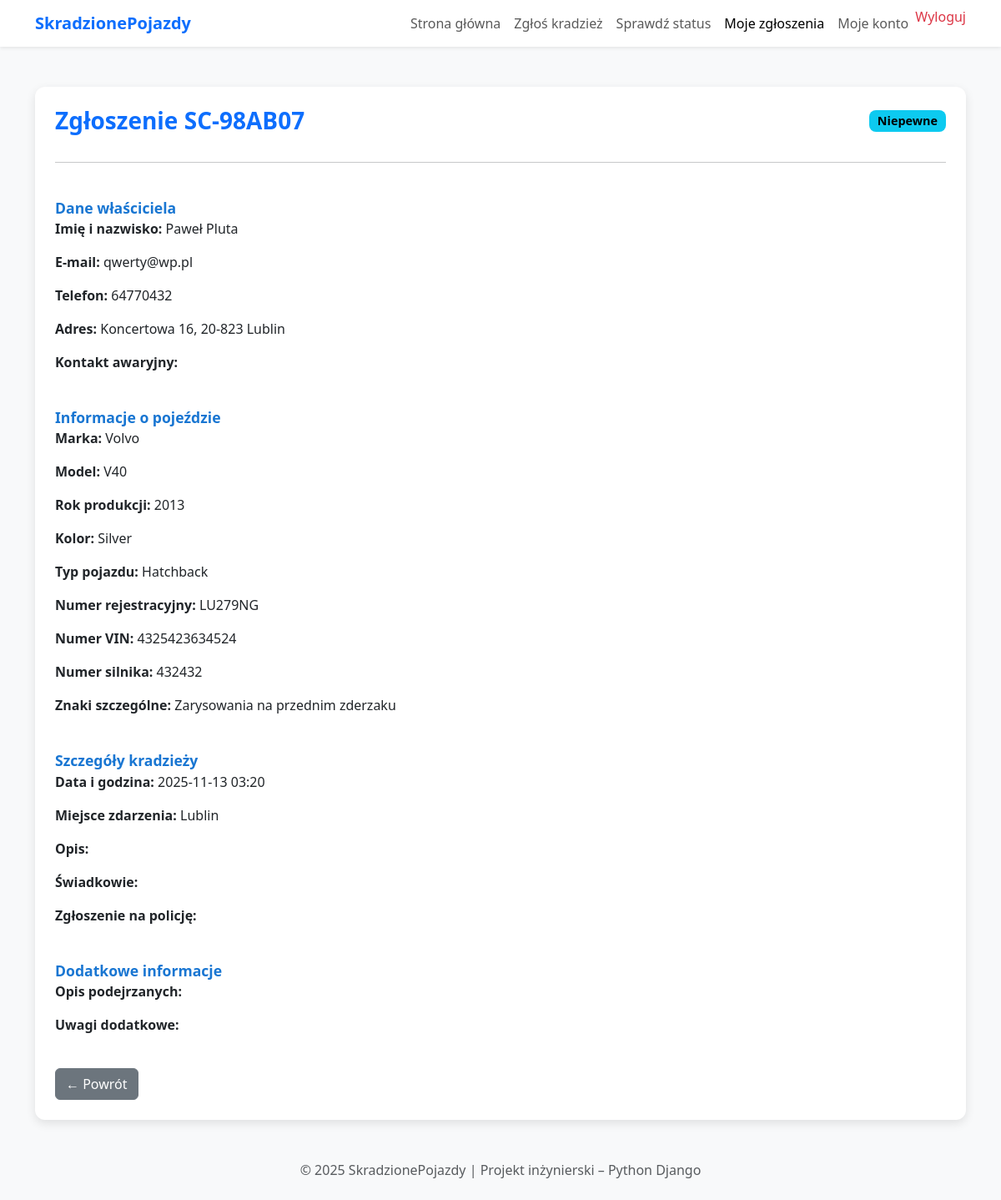
Screenshot of /zgloszenie/5ee93444-93e1-4f06-a4c2-1fcbe7aee909/ (signed in) with the database file from the repository.
### reports/models.py (models this page shows, shortened)
class Report(models.Model):
    class Meta:
        verbose_name = "Zgłoszenie"
        verbose_name_plural = "Zgłoszenia"
    class Status(models.TextChoices):
        NEW = "NEW", "Oczekujące"
        ANALYSIS = "ANALYSIS", "W trakcie analizy"
        MATCHED = "MATCHED", "Dopasowano"
        UNCERTAIN = "UNCERTAIN", "Niepewne"
        UNMATCHED = "UNMATCHED", "Brak dopasowania"
        CLOSED = "CLOSED", "Zamknięte"
    id = models.UUIDField(primary_key=True, default=uuid.uuid4, editable=False)
    ticket_number = models.CharField(max_length=20, unique=True, editable=False)
    owner_first_name = models.CharField(max_length=50)
    owner_last_name = models.CharField(max_length=80)
    owner_email = models.EmailField()
    owner_phone = models.CharField(max_length=32, blank=True)
    owner_address_street = models.CharField(max_length=100, blank=True)
    owner_address_city = models.CharField(max_length=50, blank=True)
    owner_address_postcode = models.CharField(max_length=10, blank=True)
    emergency_contact = models.CharField(max_length=100, blank=True)
    vehicle_make = models.CharField(max_length=50, blank=True)
    vehicle_model = models.CharField(max_length=50, blank=True)
    production_year = models.PositiveIntegerField(blank=True, null=True)
    vehicle_color = models.CharField(max_length=30, blank=True)
    vehicle_type = models.CharField(max_length=50, blank=True)
    vehicle_plate = models.CharField(max_length=16)
    vehicle_vin = models.CharField(max_length=50, blank=True)
    engine_number = models.CharField(max_length=50, blank=True)
    special_marks = models.TextField(blank=True)
    theft_datetime = models.DateTimeField()
    theft_place = models.CharField(max_length=200)
    description = models.TextField(blank=True)
    witness_info = models.TextField(blank=True)
    police_report_details = models.TextField(blank=True)
    photo = models.ImageField(upload_to="reports_photos/", blank=True, null=True)
    video = models.FileField(upload_to="reports_videos/", blank=True, null=True)
    suspect_description = models.TextField(blank=True)
    additional_notes = models.TextField(blank=True)
    formal_consent = models.BooleanField(default=False)
    vehicle_plate_detected = models.CharField(max_length=16, blank=True, null=True)
    status = models.CharField(max_length=16, choices=Status.choices, default=Status.NEW)
    created_by = models.ForeignKey(User, null=True, blank=True, on_delete=models.SET_NULL, related_name="reports")
    created_at = models.DateTimeField(auto_now_add=True)

### reports/views.py (the view)
# urls.py: path("zgloszenie/<uuid:pk>/", views.ReportDetailView.as_view(), name="report_detail"),  # Szczegóły zgłoszenia
class ReportDetailView(DetailView):
    model = Report
    template_name = "reports/report_detail.html"
    context_object_name = "report"
    def get_context_data(self, **kwargs):
        context = super().get_context_data(**kwargs)
        report = self.get_object()
        evidences = Evidence.objects.filter(matched_report=report).order_by("-created_at")
        context["evidences"] = evidences
        return context

### reports/templates/reports/report_detail.html (shortened to what this page needs)
<!DOCTYPE html>
<html lang="pl">
<head>
  <link href="https://cdn.jsdelivr.net/npm/bootstrap@5.3.3/dist/css/bootstrap.min.css" rel="stylesheet">
</head>
<body>
<nav class="navbar navbar-expand-lg navbar-light bg-white shadow-sm">
  <div class="container">
    <a class="navbar-brand fw-bold text-primary" href="/">SkradzionePojazdy</a>
    <div class="collapse navbar-collapse justify-content-end" id="navbarNav">
      <ul class="navbar-nav">
        <li class="nav-item"><a class="nav-link" href="/">Strona główna</a></li>
        <li class="nav-item"><a class="nav-link" href="{% url 'report_create' %}">Zgłoś kradzież</a></li>
        <li class="nav-item"><a class="nav-link" href="{% url 'status_lookup' %}">Sprawdź status</a></li>
        <li class="nav-item"><a class="nav-link active" href="{% url 'my_reports' %}">Moje zgłoszenia</a></li>
        {% if user.is_authenticated %}
            <li class="nav-item"><a class="nav-link" href="{% url 'accounts_profile' %}">Moje konto</a></li>
          <li class="nav-item">
            <form action="{% url 'logout' %}" method="post" style="display:inline;">
              <button type="submit" class="btn btn-link nav-link text-danger" style="padding:0; border:none; background:none;">Wyloguj</button>
            </form>
          </li>
        {% else %}
          <li class="nav-item"><a class="nav-link" href="{% url 'login' %}">Logowanie</a></li>
          <li class="nav-item"><a class="btn btn-primary ms-2" href="{% url 'register' %}">Rejestracja</a></li>
        {% endif %}
      </ul>
    </div>
  </div>
</nav>
<div class="container my-5">
  <div class="card p-4">
    <div class="d-flex justify-content-between align-items-center mb-3">
      <h3 class="fw-bold text-primary mb-0">Zgłoszenie {{ report.ticket_number }}</h3>
      <span class="badge badge-status status-{{ report.status }}">
        {{ report.get_status_display }}
      </span>
    </div>
    <hr>
    <div class="section-title">Dane właściciela</div>
    <p><strong>Imię i nazwisko:</strong> {{ report.owner_first_name }} {{ report.owner_last_name }}</p>
    <p><strong>E-mail:</strong> {{ report.owner_email }}</p>
    <p><strong>Telefon:</strong> {{ report.owner_phone }}</p>
    <p><strong>Adres:</strong> {{ report.owner_address_street }}, {{ report.owner_address_postcode }} {{ report.owner_address_city }}</p>
    <p><strong>Kontakt awaryjny:</strong> {{ report.emergency_contact }}</p>
    <div class="section-title">Informacje o pojeździe</div>
    <p><strong>Marka:</strong> {{ report.vehicle_make }}</p>
    <p><strong>Model:</strong> {{ report.vehicle_model }}</p>
    <p><strong>Rok produkcji:</strong> {{ report.production_year }}</p>
    <p><strong>Kolor:</strong> {{ report.vehicle_color }}</p>
    <p><strong>Typ pojazdu:</strong> {{ report.vehicle_type }}</p>
    <p><strong>Numer rejestracyjny:</strong> {{ report.vehicle_plate }}</p>
    <p><strong>Numer VIN:</strong> {{ report.vehicle_vin }}</p>
    <p><strong>Numer silnika:</strong> {{ report.engine_number }}</p>
    <p><strong>Znaki szczególne:</strong> {{ report.special_marks }}</p>
    <div class="section-title">Szczegóły kradzieży</div>
    <p><strong>Data i godzina:</strong> {{ report.theft_datetime|date:"Y-m-d H:i" }}</p>
    <p><strong>Miejsce zdarzenia:</strong> {{ report.theft_place }}</p>
    <p><strong>Opis:</strong> {{ report.description }}</p>
    <p><strong>Świadkowie:</strong> {{ report.witness_info }}</p>
    <p><strong>Zgłoszenie na policję:</strong> {{ report.police_report_details }}</p>
    <div class="section-title">Dodatkowe informacje</div>
    <p><strong>Opis podejrzanych:</strong> {{ report.suspect_description }}</p>
    <p><strong>Uwagi dodatkowe:</strong> {{ report.additional_notes }}</p>
    <div class="mt-4 d-flex justify-content-between">
      <a href="{% url 'my_reports' %}" class="btn btn-secondary">← Powrót</a>
    </div>
  </div>
</div>
<footer class="text-center mt-5 mb-4 text-muted">
  © 2025 SkradzionePojazdy | Projekt inżynierski – Python Django
</footer>
</body>
</html>

### reports/templates/reports/report_detail.html (style rules this page uses)
body { background-color: #f8f9fa; font-family: "Segoe UI", Arial, sans-serif; }
.card { border: none; border-radius: 12px; box-shadow: 0 4px 12px rgba(0,0,0,0.1); }
.badge-status { font-size: 0.9rem; padding: 6px 10px; border-radius: 8px; }
.status-UNCERTAIN { background-color: #0dcaf0; color: #000; }
.section-title { font-size: 1.1rem; font-weight: 600; color: #1976d2; margin-top: 25px; }

### rows the page displays
Report: ticket_number "SC-98AB07", status "Niepewne", owner_first_name "Paweł", owner_last_name "Pluta", owner_email "qwerty@wp.pl", owner_phone "64770432", owner_address_street "Koncertowa 16", owner_address_postcode "20-823", owner_address_city "Lublin", vehicle_make "Volvo", vehicle_model "V40", production_year "2013", vehicle_color "Silver", vehicle_type "Hatchback", vehicle_plate "LU279NG", vehicle_vin "4325423634524", engine_number "432432", special_marks "Zarysowania na przednim zderzaku", theft_datetime "2025-11-13 03:20", theft_place "Lublin"
